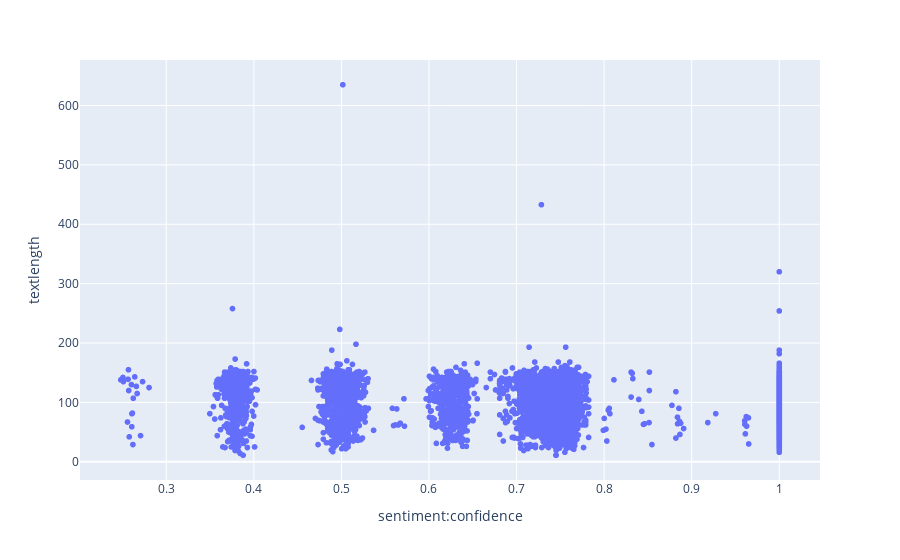

Write notebook code for a chart like this one.
### Code cell
fig = px.scatter(data, x='sentiment:confidence',y='textlength')
fig.show()

### Figure 1 — Plotly figure (JSON) as saved in the notebook; plotly's stock layout.template omitted (floating-point values rounded to 4 significant figures; data arrays with more than 128 entries replaced by an {"elided": "..."} marker saying what was removed)
{"data": [{"hovertemplate": "sentiment:confidence=%{x}<br>textlength=%{y}<extra></extra>", "legendgroup": "", "marker": {"color": "#636efa", "symbol": "circle"}, "mode": "markers", "name": "", "showlegend": false, "type": "scattergl", "x": {"elided": "7156 float values"}, "xaxis": "x", "y": {"elided": "7156 int values"}, "yaxis": "y"}], "layout": {"legend": {"tracegroupgap": 0}, "margin": {"t": 60}, "xaxis": {"anchor": "y", "domain": [0, 1], "title": {"text": "sentiment:confidence"}}, "yaxis": {"anchor": "x", "domain": [0, 1], "title": {"text": "textlength"}}}}
